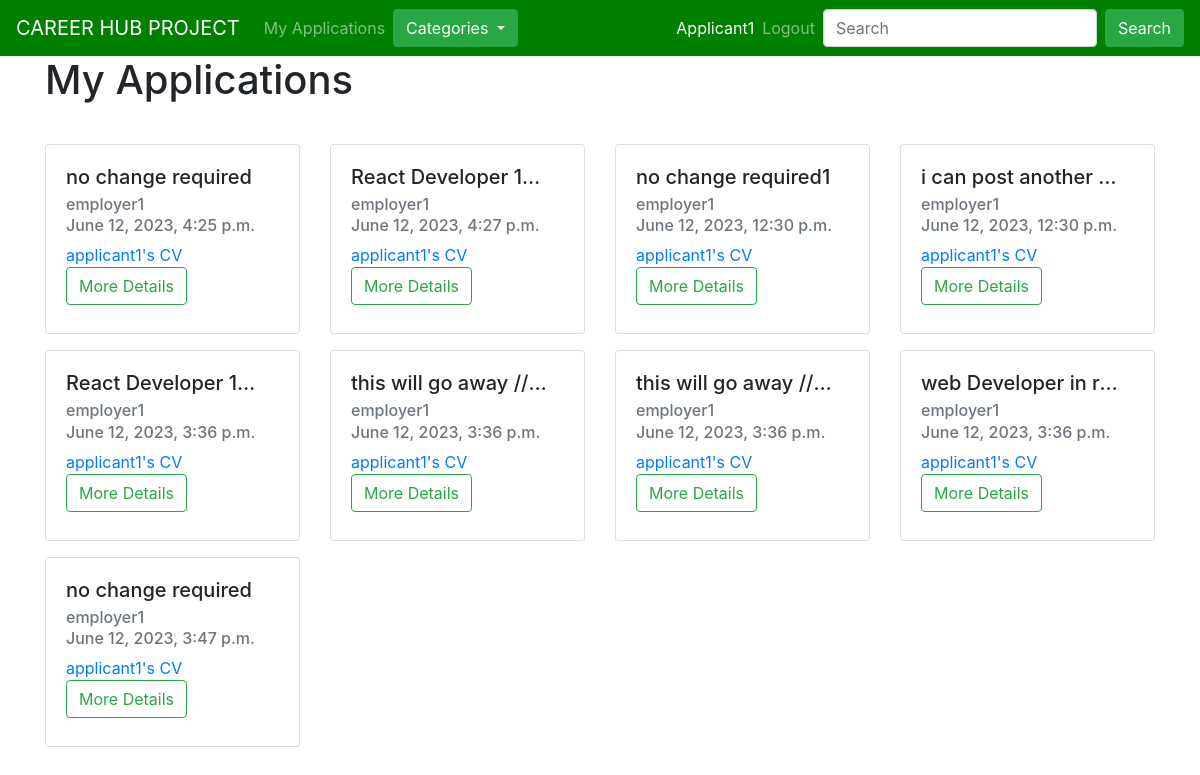
Page /applicant_job_display (signed in) on the earlier database version.
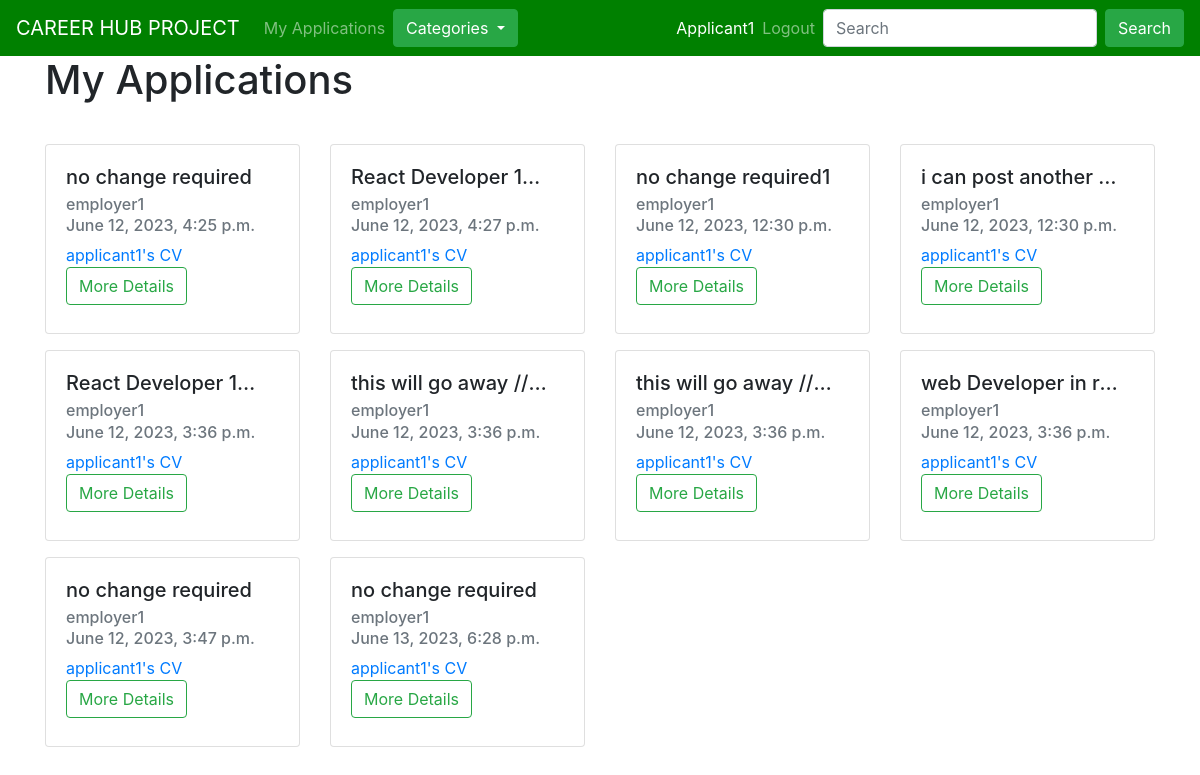
Same page on the later database version.
### job/models.py (models this page shows, shortened)
class Job_Item(models.Model):
    job = models.ForeignKey(
        Job, on_delete=models.CASCADE, related_name="all_jobs")
    cv = models.ForeignKey(CV, on_delete=models.CASCADE,
                           related_name="all_jobs")

class Job(models.Model):
    positions = (
        ("junior", "junior"),
        ("intermediate", "intermediate"),
        ("senior", "senior"),
        ("expart", "expart"),
    )
    contaract_types = (
        ("remote", "remote"),
        ("part-time", "part-time"),
        ("full-time", "full-time"),
        ("negotiations", "negotiations"),
    )
    employer = models.ForeignKey(
        Employer, on_delete=models.CASCADE, related_name="jobs"
    )
    job_category = models.ForeignKey(
        Category,
        related_name="jobs",
        on_delete=models.CASCADE,
    )
    job_title = models.CharField(
        max_length=200,
    )
    slug = models.CharField(max_length=200, null=True)
    job_location = models.CharField(max_length=200)
    contract_type = models.CharField(max_length=200, choices=contaract_types)
    position = models.CharField(max_length=200, choices=positions)
    job_description = models.TextField()
    created_at = models.DateTimeField(
        auto_now_add=True,
        null=True,
    )
    updated_at = models.DateTimeField(auto_now=True, null=True)

class CV(models.Model):
    applicant = models.ForeignKey(
        Applicant, on_delete=models.CASCADE, related_name="applicant_cv"
    )
    cv_file = CloudinaryField("CV(PNG/JPEG)", null=True, resource_type='raw')
    date_applied = models.DateTimeField(auto_now=True, null=True)

### users/models.py (models this page shows, shortened)
class CustomUser(AbstractUser, PermissionsMixin):
    type_user = (
        ("Admin", "Admin"),
        ("applicant", "Applicant"),
        ("Employer", "Employer"),
    )
    username = models.CharField(max_length=200, unique=True)
    email = models.EmailField(max_length=50, unique=True)
    full_name = models.CharField(max_length=200)
    is_active = models.BooleanField(default=True)
    is_staff = models.BooleanField(default=False)
    is_superuser = models.BooleanField(default=False)
    is_admin = models.BooleanField(default=False)
    date_joined = models.DateTimeField(auto_now_add=True, null=True)
    last_login = models.DateTimeField(auto_now=True, null=True)
    user_type = models.CharField(max_length=200, choices=type_user)
    USERNAME_FIELD = "email"
    REQUIRED_FIELDS = ["username", "full_name"]

### job/views.py (the view)
@login_required(login_url="login")
def applicant_job_display(request):
    job_item = Job_Item.objects.filter(cv__applicant=request.user)
    return render(request, "job/my_applications.html", {"job_item": job_item})

### job/templatetags/menu.py (called while the page is built)
@register.inclusion_tag("core/menu.html")
def menu():
    category = Category.objects.all()
    return {'category': category}

### templates/job/my_applications.html
{% extends "core/base.html" %}
{% block title%}{{job.job_category.title}}My appplication{%endblock%} {% load
crispy_forms_tags %}
{% block content %}
<div class="container">
  <div class="row flex">
    <div class="col-12 mb-3 justify-content-center">
      <h1>My Applications</h1>
    </div>
    {% if job_item %} {% for i in job_item %}
    <div class="col-sm-12 col-md-6 col-lg-3 mt-3">
      <div class="card" style="max-height: 30rem">
        <div class="card-body">
          <h5
            class="card-title"
            style="
              width: 200px;
              text-overflow: ellipsis;
              white-space: nowrap;
              overflow: hidden;
            "
          >
            {{i.job.job_title}}
          </h5>
          <h6 class="card-subtitle mb-2 text-muted">
            {{i.job.employer.full_name}}
          </h6>
          <h6 class="card-subtitle mb-2 text-muted">{{i.cv.date_applied}}</h6>
          <a href="https://res.cloudinary.com/dlepgnfkx/{{i.cv.cv_file}}"
            >{{i.cv.applicant.username}}'s CV</a
          >
          <a
            href="{% url 'job_detail' i.job.job_category.slug i.job.slug %}"
            class="btn btn-outline-success mb-2 align-items-end"
            >More Details</a
          >
        </div>
      </div>
    </div>
    {%endfor %} {% else %}
    <h3>You currently don't have any entries</h3>
    {% endif %}
  </div>
</div>
{% endblock %}

Differences in the rows shown:
added Job_Item: job.job_title "no change required", job.employer.full_name "employer1", cv.date_applied "June 13, 2023, 6:28 p.m.", cv.applicant.username "applicant1"
